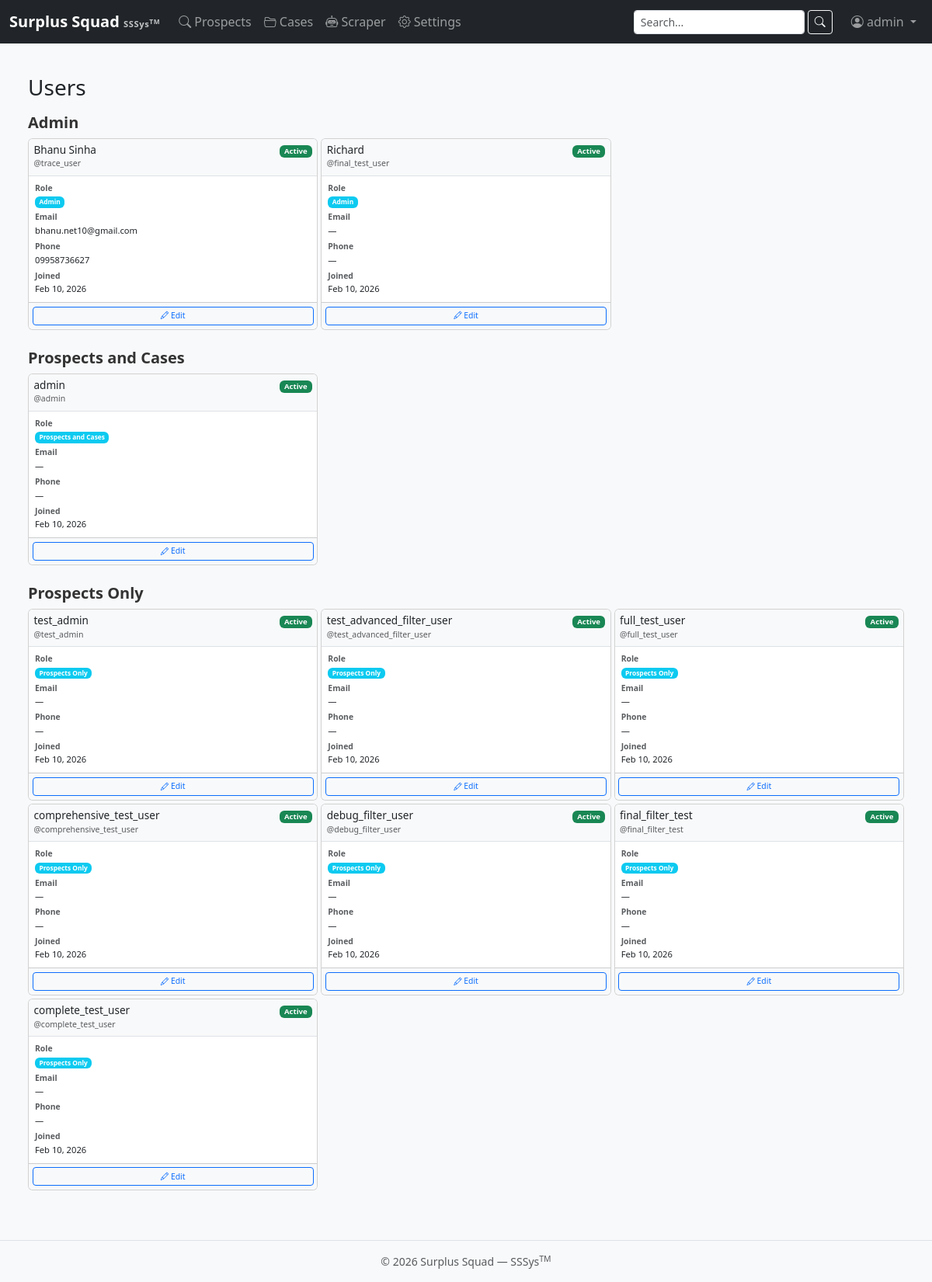
/accounts/users/ (signed in), run on the app's committed database.
### apps/accounts/models.py (models this page shows, shortened)
class UserProfile(models.Model):
    ROLE_PROSPECTS_ONLY = "prospects_only"
    ROLE_CASES_ONLY = "cases_only"
    ROLE_BOTH = "prospects_and_cases"
    ROLE_ADMIN = "admin"
    ROLE_CHOICES = [
        (ROLE_PROSPECTS_ONLY, "Prospects Only"),
        (ROLE_CASES_ONLY, "Cases Only"),
        (ROLE_BOTH, "Prospects and Cases"),
        (ROLE_ADMIN, "Admin"),
    ]
    user = models.OneToOneField(User, on_delete=models.CASCADE, related_name="profile")
    role = models.CharField(max_length=32, choices=ROLE_CHOICES, default=ROLE_PROSPECTS_ONLY)
    phone = models.CharField(max_length=32, blank=True, default="")
    created_at = models.DateTimeField(auto_now_add=True)
    updated_at = models.DateTimeField(auto_now=True)
    class Meta:
        verbose_name = "User Profile"
    @property
    def can_view_prospects(self):
        return self.role in {self.ROLE_PROSPECTS_ONLY, self.ROLE_BOTH, self.ROLE_ADMIN}
    @property
    def can_view_cases(self):
        return self.role in {self.ROLE_CASES_ONLY, self.ROLE_BOTH, self.ROLE_ADMIN}
    @property
    def is_admin(self):
        return self.role == self.ROLE_ADMIN or self.user.is_superuser

### apps/accounts/views.py (the view)
# urls.py: path("users/", views.UserListView.as_view(), name="user_list"),
class UserListView(AdminRequiredMixin, ListView):
    model = UserProfile
    template_name = "accounts/user_list.html"
    context_object_name = "profiles"
    paginate_by = 25
    def get_queryset(self):
        return UserProfile.objects.select_related('user').order_by('user__first_name', 'user__last_name')
    def get_context_data(self, **kwargs):
        ctx = super().get_context_data(**kwargs)
        profiles = self.get_queryset()
        roles_dict = {}
        for profile in profiles:
            role = profile.get_role_display()
            if role not in roles_dict:
                roles_dict[role] = []
            roles_dict[role].append(profile)
        role_order = ['Admin', 'Prospects and Cases', 'Prospects Only', 'Cases Only']
        ordered_roles = {}
        for role in role_order:
            if role in roles_dict:
                ordered_roles[role] = roles_dict[role]
        for role in roles_dict:
            if role not in ordered_roles:
                ordered_roles[role] = roles_dict[role]
        ctx['profiles_by_role'] = ordered_roles
        ctx['role_choices'] = UserProfile.ROLE_CHOICES
        return ctx

### apps/accounts/mixins.py (called while the page is built)
    def test_func(self):
        user = self.request.user
        return hasattr(user, 'profile') and user.profile.is_admin

### templates/accounts/user_list.html (shortened to what this page needs)
{% extends "base.html" %}
{% block content %}
<div class="container-fluid mt-4">
  <div class="d-flex justify-content-between align-items-center mb-2">
    <h3>Users</h3>
  </div>
  {% if profiles_by_role %}
    {% for role_name, role_profiles in profiles_by_role.items %}
    <div class="mb-4">
      <h5 class="mb-2" style="color: #333; font-weight: 600;">{{ role_name }}</h5>
      <div class="row g-1">
        {% for profile in role_profiles %}
        <div class="col-md-6 col-lg-4">
          <div class="card h-100">
            <div class="card-header bg-light border-bottom p-1" style="padding: 0.4rem !important;">
              <div class="d-flex justify-content-between align-items-start gap-1">
                <div style="flex: 1; min-width: 0;">
                  <h6 class="card-title mb-0" style="font-size: 0.85rem; word-break: break-word;">
                    {{ profile.user.get_full_name|default:profile.user.username }}
                  </h6>
                  <small class="text-muted">@{{ profile.user.username }}</small>
                </div>
                <div style="white-space: nowrap;">
                  {% if profile.user.is_active %}
                  <span class="badge bg-success" style="font-size: 0.6rem;">Active</span>
                  {% else %}
                  <span class="badge bg-secondary" style="font-size: 0.6rem;">Inactive</span>
                  {% endif %}
                </div>
              </div>
            </div>
            <div class="card-body p-1" style="padding: 0.5rem !important;">
              <div class="mb-1" style="margin-bottom: 0.25rem !important;">
                <small class="text-muted d-block" style="font-size: 0.65rem; font-weight: 600;">Role</small>
                <small style="font-size: 0.7rem;">
                  <span class="badge bg-info">{{ profile.get_role_display }}</span>
                </small>
              </div>
              <div class="mb-1" style="margin-bottom: 0.25rem !important;">
                <small class="text-muted d-block" style="font-size: 0.65rem; font-weight: 600;">Email</small>
                <small style="font-size: 0.7rem;">{{ profile.user.email|default:"—" }}</small>
              </div>
              <div class="mb-1" style="margin-bottom: 0.25rem !important;">
                <small class="text-muted d-block" style="font-size: 0.65rem; font-weight: 600;">Phone</small>
                <small style="font-size: 0.7rem;">{{ profile.phone|default:"—" }}</small>
              </div>
              <div>
                <small class="text-muted d-block" style="font-size: 0.65rem; font-weight: 600;">Joined</small>
                <small style="font-size: 0.7rem;">{{ profile.created_at|date:"M d, Y" }}</small>
              </div>
            </div>
            <div class="card-footer bg-light p-1" style="padding: 0.3rem !important;">
              <a href="{% url 'accounts:user_edit' profile.pk %}" class="btn btn-outline-primary btn-sm w-100" style="font-size: 0.65rem; padding: 0.2rem 0.25rem;">
                <i class="bi bi-pencil"></i> Edit
              </a>
            </div>
          </div>
        </div>
        {% endfor %}
      </div>
    </div>
    {% endfor %}
  {% else %}
  <div class="alert alert-info">
    <i class="bi bi-info-circle"></i>
    No users found.
  </div>
  {% endif %}
</div>
{% endblock %}

### templates/base.html (shortened to what this page needs)
{% load static %}
<!DOCTYPE html>
<html lang="en">
<head>
  <link href="https://cdn.jsdelivr.net/npm/bootstrap@5.3.3/dist/css/bootstrap.min.css" rel="stylesheet">
  <link href="https://cdn.jsdelivr.net/npm/bootstrap-icons@1.11.3/font/bootstrap-icons.min.css" rel="stylesheet">
  <link href="{% static 'css/style.css' %}" rel="stylesheet">
</head>
<body>
  {% include "includes/navbar.html" %}
  <main class="container-fluid px-4 py-3">
    {% block content %}{% endblock %}
  </main>
  {% include "includes/footer.html" %}
</body>
</html>

### templates/includes/navbar.html (shortened to what this page needs)
<nav class="navbar navbar-expand-lg navbar-dark bg-dark">
  <div class="container-fluid">
    <a class="navbar-brand d-flex flex-column lh-1" href="{% url 'dashboard:home' %}">
      <span class="fw-bold">Surplus Squad
      <small class="text-light opacity-75" style="font-size:.7rem;">SSSys<sup>TM</sup></small>
    </span>
    </a>
    <div class="collapse navbar-collapse" id="mainNav">
      {% if user.is_authenticated %}
      <ul class="navbar-nav me-auto">
        {% if user.profile.can_view_prospects or user.is_superuser %}
        <li class="nav-item">
          <a class="nav-link {% if request.resolver_match.app_name == 'prospects' %}active{% endif %}"
             href="{% url 'prospects:type_select' %}">
            <i class="bi bi-search"></i> Prospects
          </a>
        </li>
        {% endif %}
        {% if user.profile.can_view_cases or user.is_superuser %}
        <li class="nav-item">
          <a class="nav-link {% if request.resolver_match.app_name == 'cases' %}active{% endif %}"
             href="{% url 'cases:list' %}">
            <i class="bi bi-folder2-open"></i> Cases
          </a>
        </li>
        {% endif %}
        {% if user.profile.is_admin or user.is_superuser %}
        <li class="nav-item">
          <a class="nav-link {% if request.resolver_match.app_name == 'scraper' %}active{% endif %}"
             href="{% url 'scraper:dashboard' %}">
            <i class="bi bi-robot"></i> Scraper
          </a>
        </li>
        <li class="nav-item">
          <a class="nav-link {% if request.resolver_match.app_name == 'settings_app' %}active{% endif %}"
             href="{% url 'settings_app:home' %}">
            <i class="bi bi-gear"></i> Settings
          </a>
        </li>
        {% endif %}
      </ul>
      <form class="d-flex me-3" method="get" action="{% url 'search' %}">
        <input class="form-control form-control-sm me-1" type="search" name="q" placeholder="Search..." aria-label="Search" value="{{ request.GET.q|default:'' }}">
        <button class="btn btn-sm btn-outline-light" type="submit"><i class="bi bi-search"></i></button>
      </form>
      <ul class="navbar-nav">
        <li class="nav-item dropdown">
          <a class="nav-link dropdown-toggle" href="#" id="userMenu"
             role="button" data-bs-toggle="dropdown" aria-expanded="false">
            <i class="bi bi-person-circle"></i> {{ user.get_full_name|default:user.username }}
          </a>
        </li>
      </ul>
      {% endif %}
    </div>
  </div>
</nav>

### templates/includes/footer.html
<footer class="border-top mt-4 py-3 text-center text-muted small">
  &copy; {% now "Y" %} Surplus Squad &mdash; SSSys<sup>TM</sup>
</footer>

### static/css/style.css (style rules this page uses)
body { min-height: 100vh; display: flex; flex-direction: column; background-color: #f8f9fa; }
main { flex: 1; }
.navbar-brand small { letter-spacing: .05em; }
.card { transition: box-shadow .15s ease-in-out; }

### templates/accounts/user_list.html (style rules this page uses)
.card { transition: transform 0.2s, box-shadow 0.2s; font-size: 0.75rem; }
.card-title { line-height: 1.2; }
.badge { line-height: 1; }

### data on the page
UserProfile: role "Admin", user.get_full_name "Bhanu Sinha", user.username "trace_user", shows "Active", user.email "bhanu.net10@gmail.com", phone "09958736627", created_at "Feb 10, 2026"
UserProfile: user.get_full_name "Richard", user.username "final_test_user", shows "Active", role "Admin", user.email "—", phone "—", created_at "Feb 10, 2026"
UserProfile: role_name "Prospects and Cases", user.get_full_name "admin", user.username "admin", shows "Active", role "Prospects and Cases", user.email "—", phone "—", created_at "Feb 10, 2026"
UserProfile: role_name "Prospects Only", user.get_full_name "test_admin", user.username "test_admin", shows "Active", role "Prospects Only", user.email "—", phone "—", created_at "Feb 10, 2026"
UserProfile: user.get_full_name "test_advanced_filter_user", user.username "test_advanced_filter_user", shows "Active", role "Prospects Only", user.email "—", phone "—", created_at "Feb 10, 2026"
UserProfile: user.get_full_name "full_test_user", user.username "full_test_user", shows "Active", role "Prospects Only", user.email "—", phone "—", created_at "Feb 10, 2026"
UserProfile: user.get_full_name "comprehensive_test_user", user.username "comprehensive_test_user", shows "Active", role "Prospects Only", user.email "—", phone "—", created_at "Feb 10, 2026"
UserProfile: user.get_full_name "debug_filter_user", user.username "debug_filter_user", shows "Active", role "Prospects Only", user.email "—", phone "—", created_at "Feb 10, 2026"
UserProfile: user.get_full_name "final_filter_test", user.username "final_filter_test", shows "Active", role "Prospects Only", user.email "—", phone "—", created_at "Feb 10, 2026"
UserProfile: user.get_full_name "complete_test_user", user.username "complete_test_user", shows "Active", role "Prospects Only", user.email "—", phone "—", created_at "Feb 10, 2026"

### other printed values
{{ user.get_full_name|default:user.username }} "admin"
